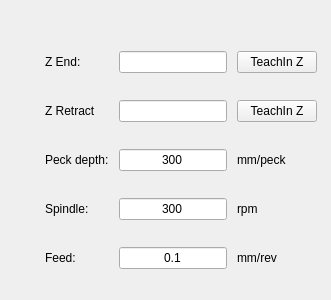
    <widget class="QWidget" name="pageDrilling">
     <widget class="QWidget" name="gridLayoutWidget_5">
      <property name="geometry">
       <rect>
        <x>40</x>
        <y>30</y>
        <width>282</width>
        <height>261</height>
       </rect>
      </property>
      <layout class="QGridLayout" name="gridLayout_6">
       <property name="leftMargin">
        <number>5</number>
       </property>
       <property name="rightMargin">
        <number>5</number>
       </property>
       <property name="horizontalSpacing">
        <number>10</number>
       </property>
       <item row="2" column="0">
        <widget class="QLabel" name="label_17">
         <property name="styleSheet">
          <string notr="true">font: 11pt &quot;Noto Sans&quot;;</string>
         </property>
         <property name="text">
          <string>Peck depth:</string>
         </property>
        </widget>
       </item>
       <item row="0" column="0">
        <widget class="QLabel" name="label_41">
         <property name="styleSheet">
          <string notr="true">font: 11pt &quot;Noto Sans&quot;;</string>
         </property>
         <property name="text">
          <string>Z End:</string>
         </property>
        </widget>
       </item>
       <item row="1" column="0">
        <widget class="QLabel" name="label_42">
         <property name="styleSheet">
          <string notr="true">font: 11pt &quot;Noto Sans&quot;;</string>
         </property>
         <property name="text">
          <string>Z Retract</string>
         </property>
        </widget>
       </item>
       <item row="4" column="0">
        <widget class="QLabel" name="label_44">
         <property name="styleSheet">
          <string notr="true">font: 11pt &quot;Noto Sans&quot;;</string>
         </property>
         <property name="text">
          <string>Feed:</string>
         </property>
        </widget>
       </item>
       <item row="3" column="0">
        <widget class="QLabel" name="label_45">
         <property name="styleSheet">
          <string notr="true">font: 11pt &quot;Noto Sans&quot;;</string>
         </property>
         <property name="text">
          <string>Spindle:</string>
         </property>
        </widget>
       </item>
       <item row="2" column="3">
        <widget class="QLabel" name="label_46">
         <property name="styleSheet">
          <string notr="true">font: 11pt &quot;Noto Sans&quot;;</string>
         </property>
         <property name="text">
          <string>mm/peck</string>
         </property>
        </widget>
       </item>
       <item row="4" column="3">
        <widget class="QLabel" name="label_47">
         <property name="styleSheet">
          <string notr="true">font: 11pt &quot;Noto Sans&quot;;</string>
         </property>
         <property name="text">
          <string>mm/rev</string>
         </property>
        </widget>
       </item>
       <item row="3" column="3">
        <widget class="QLabel" name="label_48">
         <property name="styleSheet">
          <string notr="true">font: 11pt &quot;Noto Sans&quot;;</string>
         </property>
         <property name="text">
          <string>rpm</string>
         </property>
        </widget>
       </item>
       <item row="4" column="2">
        <widget class="VCPSettingsLineEdit" name="drillingFeed">
         <property name="focusPolicy">
          <enum>Qt::NoFocus</enum>
         </property>
         <property name="styleSheet">
          <string notr="true">font: 11pt &quot;Noto Sans&quot;;</string>
         </property>
         <property name="text">
          <string>0.1</string>
         </property>
         <property name="alignment">
          <set>Qt::AlignCenter</set>
         </property>
         <property name="settingName" stdset="0">
          <string>smart_numpad.quick-cycles-drill-feed</string>
         </property>
         <property name="textFormat" stdset="0">
          <string/>
         </property>
        </widget>
       </item>
       <item row="3" column="2">
        <widget class="VCPSettingsLineEdit" name="drillingRpm">
         <property name="focusPolicy">
          <enum>Qt::NoFocus</enum>
         </property>
         <property name="styleSheet">
          <string notr="true">font: 11pt &quot;Noto Sans&quot;;</string>
         </property>
         <property name="text">
          <string>300</string>
         </property>
         <property name="alignment">
          <set>Qt::AlignCenter</set>
         </property>
         <property name="settingName" stdset="0">
          <string>smart_numpad.input-rpm-2</string>
         </property>
         <property name="textFormat" stdset="0">
          <string/>
         </property>
        </widget>
       </item>
       <item row="0" column="2">
        <widget class="TeachInLineEdit" name="drillingZEnd">
         <property name="alignment">
          <set>Qt::AlignRight|Qt::AlignTrailing|Qt::AlignVCenter</set>
         </property>
         <property name="referenceType" stdset="0">
          <number>1</number>
         </property>
         <property name="axisNumber" stdset="0">
          <number>2</number>
         </property>
         <property name="inchFormat" stdset="0">
          <string>%9.4f</string>
         </property>
         <property name="millimeterFormat" stdset="0">
          <string>%10.3f</string>
         </property>
         <property name="degreeFormat" stdset="0">
          <string>%10.2f</string>
         </property>
         <property name="latheMode" stdset="0">
          <number>0</number>
         </property>
        </widget>
       </item>
       <item row="0" column="3">
        <widget class="QPushButton" name="drillingTeachEndBtn">
         <property name="text">
          <string>TeachIn Z</string>
         </property>
        </widget>
       </item>
       <item row="1" column="2">
        <widget class="TeachInLineEdit" name="drillingZRetract">
         <property name="alignment">
          <set>Qt::AlignRight|Qt::AlignTrailing|Qt::AlignVCenter</set>
         </property>
         <property name="referenceType" stdset="0">
          <number>1</number>
         </property>
         <property name="axisNumber" stdset="0">
          <number>2</number>
         </property>
         <property name="inchFormat" stdset="0">
          <string>%9.4f</string>
         </property>
         <property name="millimeterFormat" stdset="0">
          <string>%10.3f</string>
         </property>
         <property name="degreeFormat" stdset="0">
          <string>%10.2f</string>
         </property>
         <property name="latheMode" stdset="0">
          <number>0</number>
         </property>
        </widget>
       </item>
       <item row="1" column="3">
        <widget class="QPushButton" name="drillingTeachRetractBtn">
         <property name="text">
          <string>TeachIn Z</string>
         </property>
        </widget>
       </item>
       <item row="2" column="2">
        <widget class="VCPSettingsLineEdit" name="drillingPeckDepth">
         <property name="focusPolicy">
          <enum>Qt::NoFocus</enum>
         </property>
         <property name="styleSheet">
          <string notr="true">font: 11pt &quot;Noto Sans&quot;;</string>
         </property>
         <property name="text">
          <string>300</string>
         </property>
         <property name="alignment">
          <set>Qt::AlignCenter</set>
         </property>
         <property name="settingName" stdset="0">
          <string>smart_numpad.quick-cycles-peck-depth</string>
         </property>
         <property name="textFormat" stdset="0">
          <string/>
         </property>
        </widget>
       </item>
      </layout>
     </widget>
    </widget>
